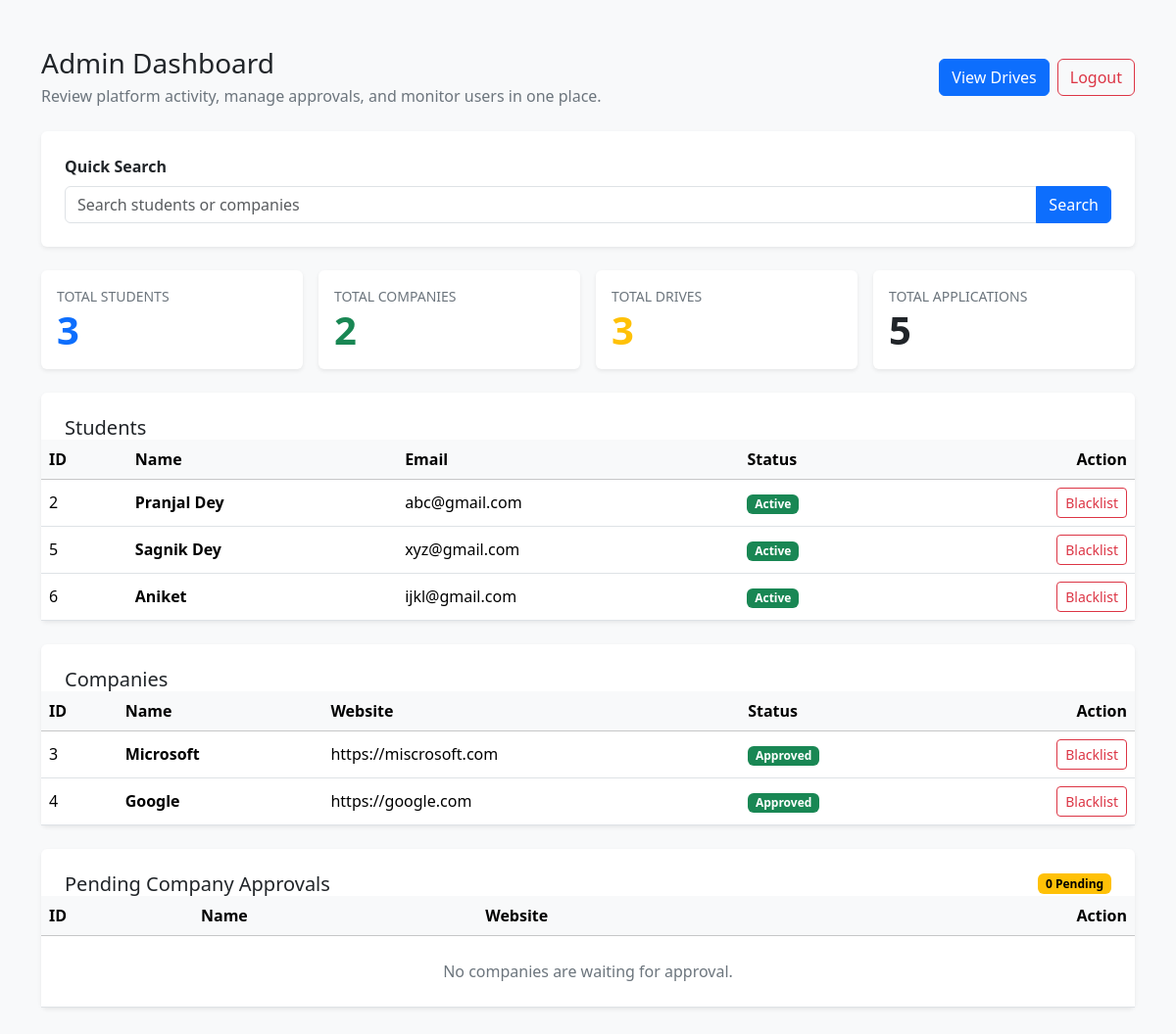
The app's page /admin/dashboard (signed in), older data.
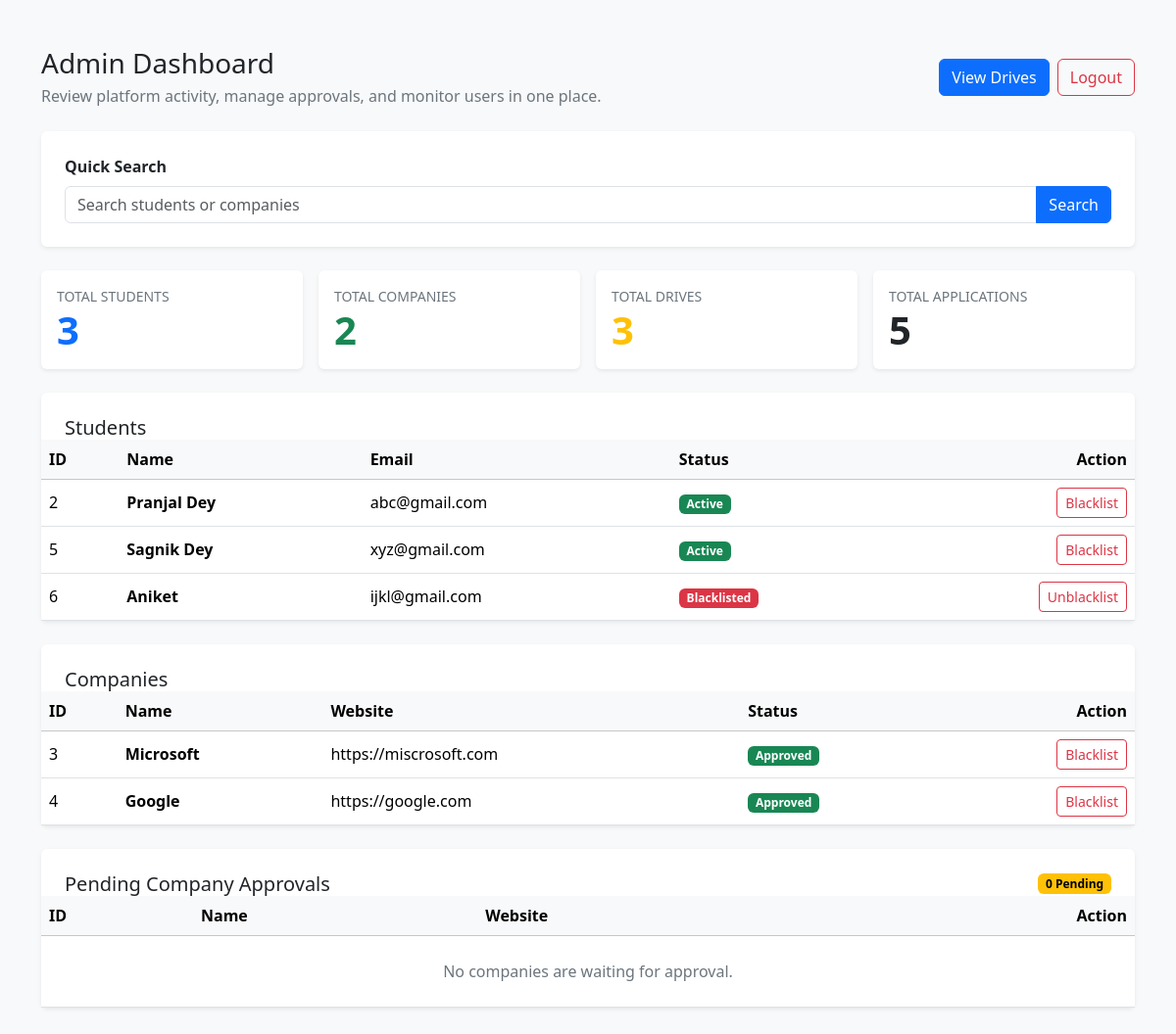
The same page, newer data.
### models.py (models this page shows)
class Student(db.Model):
    id = db.Column(
        db.Integer,
        db.ForeignKey('user.id'),
        primary_key=True
    )
    name = db.Column(db.String(100))
    email = db.Column(db.String(100))
    skills = db.Column(db.String(200))
    resume = db.Column(db.String(200))
    blacklisted = db.Column(db.Boolean, default=False)
    applications = db.relationship('Application', backref='student', lazy=True)

### routes.py (the view, shortened to what this page needs)
@routes.route("/admin/dashboard")
@login_required
def admin_dashboard():
    if current_user.role != "admin":
        return "Unauthorized"
    query = request.args.get("q", "")
    students_q = []
    companies_q = []
    students = Student.query.count()
    companies = Company.query.count()
    drives = Drive.query.count()
    applications = Application.query.count()
    students_list = Student.query.all()
    companies_list = Company.query.all()
    pending_companies = Company.query.filter_by(approved=False).all()
    return render_template(
        "admin_dashboard.html",
        students=students,
        companies=companies,
        drives=drives,
        applications=applications,
        pending_companies=pending_companies,
        students_list=students_list,
        companies_list=companies_list,
        students_q=students_q,
        companies_q=companies_q
    )

### app.py (called while the page is built)
@app.after_request
def add_no_cache_headers(response):
    if request.endpoint != "static":
        response.headers["Cache-Control"] = "no-store"
    return response

@login_manager.user_loader
def load_user(user_id):
    return User.query.get(int(user_id))

### templates/admin_dashboard.html (shortened to what the changed rows need)
{% extends "base.html" %}
{% block content %}
<div class="d-flex flex-column flex-lg-row justify-content-between align-items-lg-center gap-3 mb-4">
   <div>
      <h1 class="h3 mb-1">Admin Dashboard</h1>
   </div>
</div>
<div class="card border-0 shadow-sm mb-4">
   <div class="card-body p-0">
      <div class="p-4 pb-0">
         <h2 class="h5 mb-0">Students</h2>
      </div>
      <div class="table-responsive">
         <table class="table table-hover align-middle mb-0">
            <thead class="table-light">
               <tr>
                  <th>ID</th>
                  <th>Name</th>
                  <th>Email</th>
                  <th>Status</th>
                  <th class="text-end">Action</th>
               </tr>
            </thead>
            <tbody>
               {% for s in students_list %}
               <tr>
                  <td>{{s.id}}</td>
                  <td class="fw-semibold">{{s.name}}</td>
                  <td>{{s.email}}</td>
                  <td>
                     {% if s.blacklisted %}
                     <span class="badge text-bg-danger">Blacklisted</span>
                     {% else %}
                     <span class="badge text-bg-success">Active</span>
                     {% endif %}
                  </td>
                  <td class="text-end">
                     <a class="btn btn-outline-danger btn-sm" href="/admin/toggle_blacklist/student/{{s.id}}">
                        {% if s.blacklisted %}Unblacklist{% else %}Blacklist{% endif %}
                     </a>
                  </td>
               </tr>
               {% endfor %}
            </tbody>
         </table>
      </div>
   </div>
</div>
<div class="card border-0 shadow-sm mb-4">
   <div class="card-body p-0">
      <div class="p-4 pb-0">
         <h2 class="h5 mb-0">Companies</h2>
      </div>
      <div class="table-responsive">
         <table class="table table-hover align-middle mb-0">
            <thead class="table-light">
               <tr>
                  <th>ID</th>
                  <th>Name</th>
                  <th>Website</th>
                  <th>Status</th>
                  <th class="text-end">Action</th>
               </tr>
            </thead>
         </table>
      </div>
   </div>
</div>
<div class="card border-0 shadow-sm">
   <div class="card-body p-0">
      <div class="p-4 pb-0 d-flex justify-content-between align-items-center">
         <h2 class="h5 mb-0">Pending Company Approvals</h2>
      </div>
      <div class="table-responsive">
         <table class="table table-hover align-middle mb-0">
            <thead class="table-light">
               <tr>
                  <th>ID</th>
                  <th>Name</th>
                  <th>Website</th>
                  <th class="text-end">Action</th>
               </tr>
            </thead>
         </table>
      </div>
   </div>
</div>
{% endblock %}

Row changes from the older to the newer data that the page shows:
changed Student "Aniket": blacklisted "Active Blacklist" → "Blacklisted Unblacklist"
